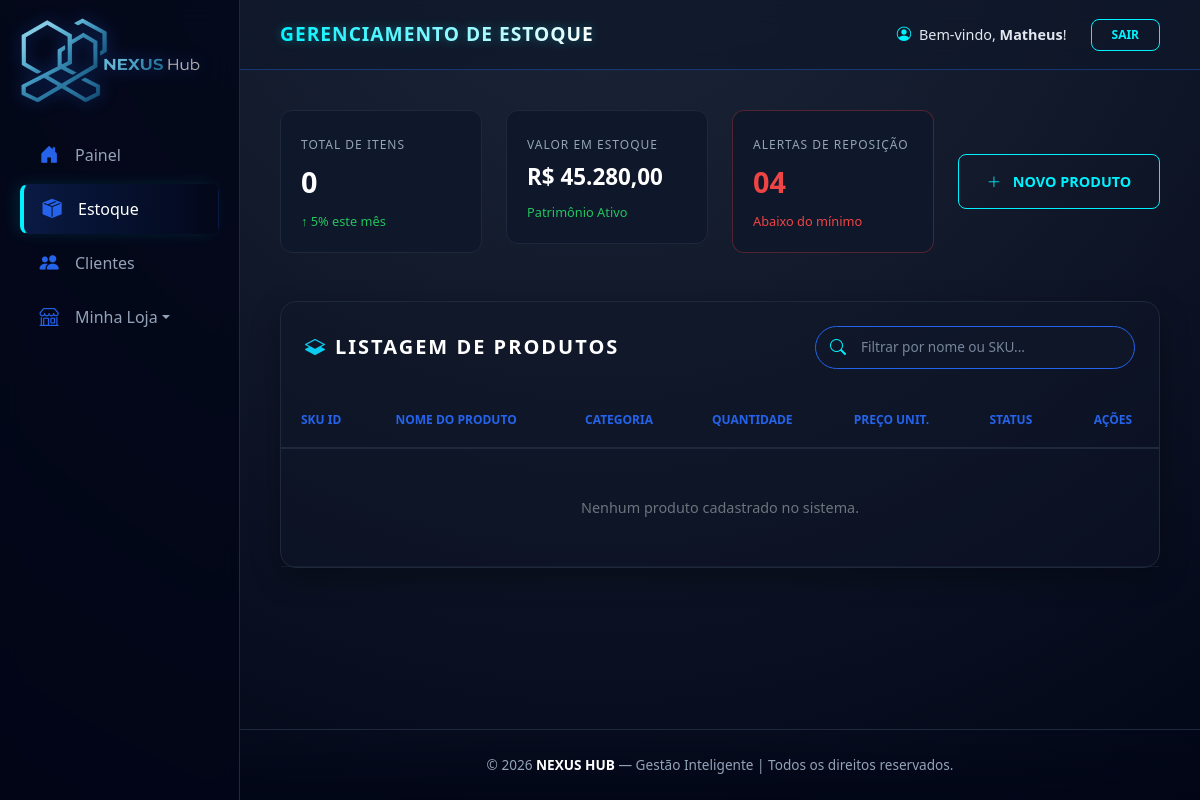
Before: /nexus/estoque/ (signed in) with the older database file.
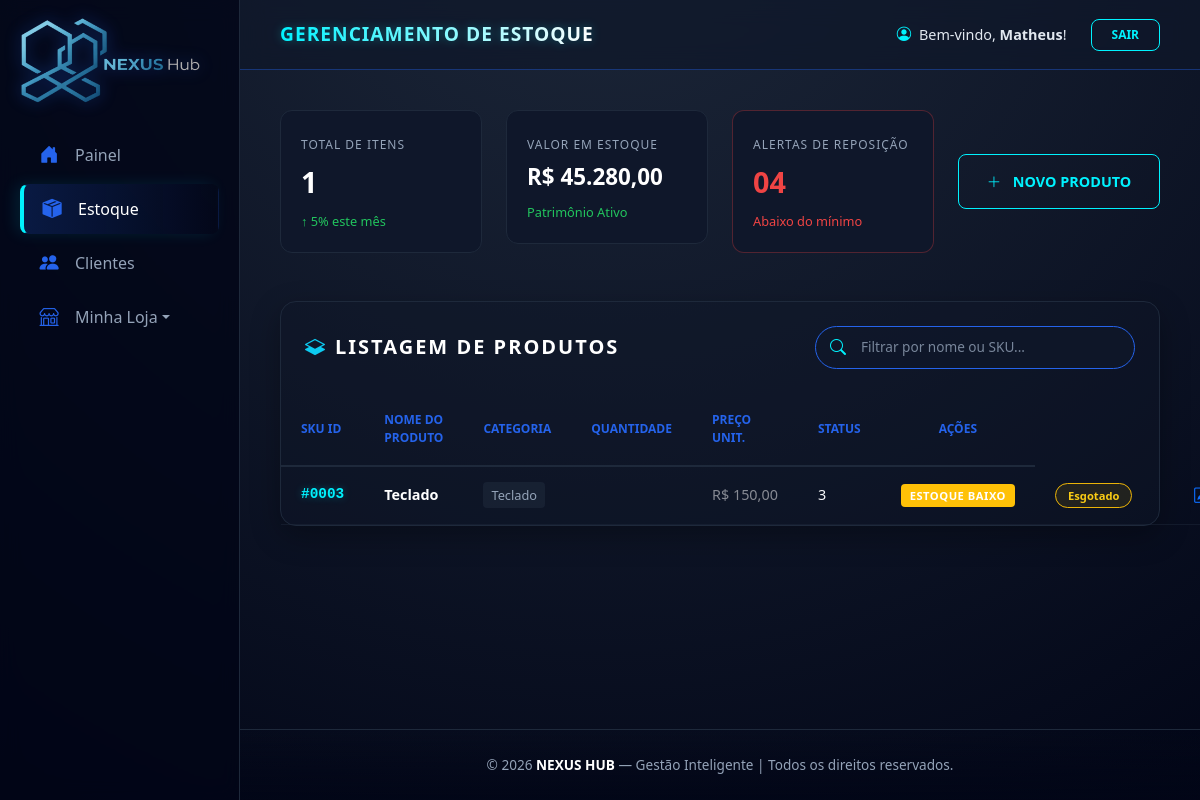
After: the same page with the newer database file.
### dashboard/models.py (models this page shows, shortened)
class Produto(models.Model):
    loja = models.ForeignKey(Loja, on_delete=models.CASCADE)
    categoria = models.ForeignKey('Categoria', on_delete=models.SET_NULL, null=True, blank=True)
    nome = models.CharField(max_length=255)
    descricao = models.TextField()
    preco = models.DecimalField(max_digits=10, decimal_places=2)
    estoque = models.IntegerField(default=0)
    estoque_minimo = models.IntegerField(default=5)
    ativo = models.BooleanField(default=True)
    data_criacao = models.DateTimeField(auto_now_add=True)
    @property
    def status_estoque(self):
        if self.estoque > self.estoque_minimo:
            return "À Venda"
        elif 0 < self.estoque <= self.estoque_minimo:
            return "Estoque Baixo"
        elif self.estoque <= 0:
            return "Sem Estoque"
        return "Pendente"

class Categoria(models.Model):
    nome = models.CharField(max_length=100)
    slug = models.SlugField(unique=True)

### dashboard/views.py (the view)
# urls.py: path('estoque/', views.lista_estoque, name='lista_estoque'),
@login_required
def lista_estoque(request):
    produtos = Produto.objects.filter(loja__vendedor__usuario=request.user)
    if request.GET.get('baixo_estoque'):
        produtos = produtos.filter(estoque__lte=F('estoque_minimo'))
    totais = produtos.aggregate(
        total_itens=Count('id'),
        valor_estoque=Sum(F('preco') * F('estoque'))
    )
    context = {
        'produtos': produtos,
        'total_itens': totais['total_itens'] or 0,
        'valor_estoque': totais['valor_estoque'] or 0,
    }
    return render(request, 'estoque_lista.html', context)

### dashboard/context_processors.py (called while the page is built)
def dados_loja(request):
    if request.user.is_authenticated:
        try:
            vendedor_perfil = Vendedor.objects.filter(usuario=request.user).first()
            if vendedor_perfil:
                loja = Loja.objects.filter(vendedor=vendedor_perfil).first()
                return {'loja': loja}
        except Exception:
            return {'loja': None}
    return {'loja': None}

### dashboard/templates/estoque_lista.html (shortened to what this page needs)
{% extends 'base.html' %}
{% load static %}
{% block page_title %}Gerenciamento de Estoque{% endblock %}
{% block content %}
<div class="row g-4 mb-5">
    <div class="col-md-3">
        <div class="stat-card">
            <span class="stat-label">Total de Itens</span>
            <div class="stat-value">{{ produtos.count }}</div>
            <span class="trend-up">↑ 5% este mês</span>
        </div>
    </div>
    <div class="col-md-3">
        <div class="stat-card">
            <span class="stat-label">Valor em Estoque</span>
            <div class="stat-value" style="font-size: 1.4rem;">R$ 45.280,00</div>
            <span class="trend-up">Patrimônio Ativo</span>
        </div>
    </div>
    <div class="col-md-3">
        <div class="stat-card" style="border-color: rgba(239, 68, 68, 0.3);">
            <span class="stat-label">Alertas de Reposição</span>
            <div class="stat-value" style="color: #ef4444;">04</div>
            <span class="trend-alert">Abaixo do mínimo</span>
        </div>
    </div>
    <div class="col-md-3">
        <div class="d-flex flex-column h-100 justify-content-center">
            <a href="{% url 'cadastrar_produto' %}" class="logout-btn text-center py-3 w-100"
                style="font-size: 0.9rem;">
                <i class="bi bi-plus-lg me-2"></i> Novo Produto
            </a>
        </div>
    </div>
</div>
<div class="table-responsive-nexus">
    <div class="p-4 d-flex justify-content-between align-items-center flex-wrap gap-3">
        <h5 class="m-0" style="font-weight: 600; letter-spacing: 2px; color: #fff;">
            <i class="bi bi-layers-half me-2 text-info"></i>LISTAGEM DE PRODUTOS
        </h5>
        <div class="search-container">
            <i class="bi bi-search search-icon"></i>
            <input type="text" id="nexusSearch" class="nexus-input" placeholder="Filtrar por nome ou SKU...">
        </div>
    </div>
    <table class="table-nexus">
        <thead>
            <tr>
                <th>SKU ID</th>
                <th>Nome do Produto</th>
                <th>Categoria</th>
                <th>Quantidade</th>
                <th>Preço Unit.</th>
                <th>Status</th>
                <th class="text-center">Ações</th>
            </tr>
        </thead>
        <tbody id="estoqueTable">
            {% for produto in produtos %}
            <tr>
                <td class="sku-highlight">#{{ produto.id|stringformat:"04d" }}</td>
                <td class="fw-bold text-white">{{ produto.nome }}</td>
                <td><span class="badge-category">{{ produto.categoria.nome }}</span></td>
                <td>
                </td>
                <td class="text-white-50">R$ {{ produto.preco }}</td>
                <td>{{ produto.estoque }}</td>
                <td>
                    <span
                        class="badge {% if produto.status_estoque == 'À Venda' %}bg-success{% elif 'Baixo' in produto.status_estoque %}bg-warning{% else %}bg-danger{% endif %}">
                        {{ produto.status_estoque }}
                    </span>
                </td>
                <td>
                    {% if produto.quantidade > 0 %}
                    <span class="status-badge status-concluido">Em Dia</span>
                    {% else %}
                    <span class="status-badge status-pendente">Esgotado</span>
                    {% endif %}
                </td>
                <td class="text-center">
                    <div class="action-buttons">
                        <a href="{% url 'editar_produto' produto.id %}" class="btn-action edit" title="Editar"><i
                                class="bi bi-pencil-square"></i></a>
                    </div>
                </td>
            </tr>
            {% empty %}
            <tr>
                <td colspan="7" class="text-center py-5 text-secondary">Nenhum produto cadastrado no sistema.</td>
            </tr>
            {% endfor %}
        </tbody>
    </table>
</div>
{% endblock %}

### dashboard/templates/base.html (shortened to what this page needs)
{% load static %}
<!DOCTYPE html>
<html lang="pt-br">
<head>
    <link href="https://cdn.jsdelivr.net/npm/bootstrap@5.3.0/dist/css/bootstrap.min.css" rel="stylesheet">
    <link rel="stylesheet" href="https://cdn.jsdelivr.net/npm/bootstrap-icons@1.11.1/font/bootstrap-icons.css">
</head>
<body>
    <div class="app-wrapper">
        <nav class="sidebar">
            <div class="sidebar-brand">
                <img src="{% static 'img/nexushub.png' %}" alt="NEXUS Hub" class="sidebar-logo">
            </div>
            <ul>
                <li class="{% if request.resolver_match.url_name == 'home' %}active{% endif %}">
                    <a href="{% url 'home' %}"><i class="bi bi-house-door-fill"></i> Painel</a>
                </li>
                <li class="{% if request.resolver_match.url_name == 'lista_estoque' %}active{% endif %}">
                    <a href="{% url 'lista_estoque' %}"><i class="bi bi-box-seam-fill"></i> Estoque</a>
                </li>
                <li class="{% if request.resolver_match.url_name == 'lista_clientes' %}active{% endif %}">
                    <a href="{% url 'lista_clientes' %}"><i class="bi bi-people-fill"></i> Clientes</a>
                </li>
                <li class="nav-item dropdown">
                    <a href="#" class="dropdown-toggle" data-bs-toggle="dropdown">
                        <i class="bi bi-shop"></i> Minha Loja
                    </a>
                </li>
            </ul>
        </nav>
        <main class="main-layout">
            <header class="header">
                <div class="page-title-glow">
                    {% block page_title %}Dashboard{% endblock %}
                </div>
                <div class="user-info d-flex align-items-center gap-4">
                    <span style="color: #e2e8f0; font-size: 0.9rem;">
                        <i class="bi bi-person-circle me-1" style="color: var(--turquesa-brilhante);"></i>
                        Bem-vindo, <strong>{{ user.username }}</strong>!
                    </span>
                    <a href="/logout/" class="logout-btn">Sair</a>
                </div>
            </header>
            <main class="nexus-main-content" id="main-content">
                {% block content %}
                {% endblock %}
            </main>
            <footer class="rodape">
                <p style="color: var(--texto-muted); font-size: 0.85rem; margin: 0;">
                    &copy; {% now "Y" %} <strong style="color: #fff;">NEXUS HUB</strong> — Gestão Inteligente | Todos os
                    direitos reservados.
                </p>
            </footer>
        </main>
    </div>
</body>
</html>

### dashboard/templates/base.html (style rules this page uses)
:root { --nexus-blue: #2563eb; --nexus-blue-glow: rgba(37, 99, 235, 0.4); --azul-profundo: #020617; --azul-card: #0f172a; --borda: #1e293b; --texto-muted: #94a3b8; --turquesa-brilhante: #00f2fe; --turquesa-glow: rgba(0, 242, 254, 0.3); }
.fade-in-content { animation: fadeInUp 0.5s ease-out forwards; }
* { margin: 0; padding: 0; box-sizing: border-box; font-family: 'Segoe UI', system-ui, sans-serif; }
html, body { height: 100%; background: radial-gradient(circle at 50% -20%, #1e293b 0%, #020617 100%); background-attachment: fixed; color: #f8fafc; overflow-x: hidden; }
.app-wrapper { display: flex; min-height: 100vh; width: 100%; }
.sidebar { width: 240px; flex-shrink: 0; background: rgba(2, 6, 23, 0.8); backdrop-filter: blur(10px); border-right: 1px solid var(--borda); display: flex; flex-direction: column; padding: 10px 20px; position: sticky; top: 0; height: 100vh; z-index: 1000; }
.sidebar-brand { height: 100px; display: flex; align-items: center; margin-bottom: 20px; }
.sidebar-logo { max-width: 180px; filter: drop-shadow(0 0 8px var(--nexus-blue-glow)); }
.sidebar ul { list-style: none; padding: 0; }
.sidebar li a, .sidebar .dropdown-toggle { color: var(--texto-muted); text-decoration: none; display: flex; align-items: center; padding: 12px 16px; border-radius: 8px; transition: 0.3s all; border: 1px solid transparent; margin-bottom: 4px; }
.sidebar li a i, .sidebar .dropdown-toggle i { width: 1.5rem; display: flex; justify-content: center; margin-right: 14px; font-size: 1.2rem; color: var(--nexus-blue); transition: 0.3s; }
.sidebar li.active a { background: linear-gradient(90deg, rgba(37, 99, 235, 0.2) 0%, transparent 100%); border-left: 4px solid var(--turquesa-brilhante); color: #fff; box-shadow: -5px 0 15px rgba(0, 242, 254, 0.1); }
.main-layout { flex-grow: 1; display: flex; flex-direction: column; min-width: 0; }
.header { height: 70px; background: rgba(15, 23, 42, 0.7); backdrop-filter: blur(12px); border-bottom: 1px solid var(--nexus-blue-glow); display: flex; align-items: center; justify-content: space-between; padding: 0 40px; }
.page-title-glow { font-size: 1.2rem; font-weight: 800; background: linear-gradient(90deg, var(--turquesa-brilhante), #fff); -webkit-background-clip: text; -webkit-text-fill-color: transparent; filter: drop-shadow(0 0 5px var(--turquesa-glow)); letter-spacing: 1px; text-transform: uppercase; }
.logout-btn { border: 1px solid var(--turquesa-brilhante); color: var(--turquesa-brilhante); padding: 6px 20px; border-radius: 8px; text-decoration: none; font-size: 0.75rem; font-weight: 700; text-transform: uppercase; transition: 0.3s; }
.nexus-main-content { flex: 1 0 auto; padding: 40px; opacity: 0; }
.rodape { padding: 25px; text-align: center; background: linear-gradient(0deg, rgba(2, 6, 23, 0.9) 0%, transparent 100%); border-top: 1px solid var(--borda); }

Changed rows visible on the page:
added Produto: id "0003", nome "Teclado", categoria.nome "Teclado", preco "150,00", estoque "3", status_estoque "ESTOQUE BAIXO"
Other visible differences:
{{ produtos.count }}: "0" → "1"
text no longer shown: "Nenhum produto cadastrado no sistema."
